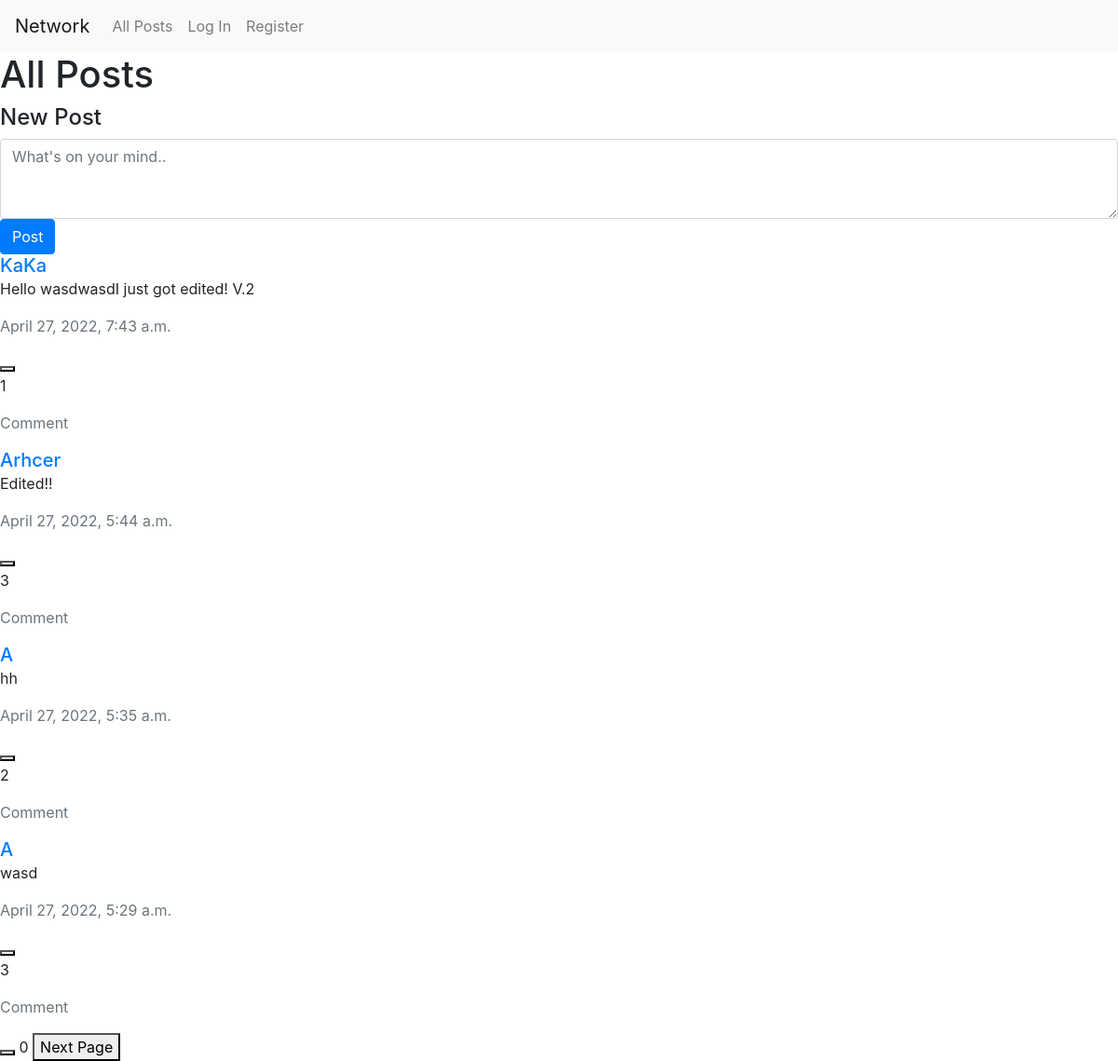
The page / on the database its author committed.
### network/models.py (models this page shows, shortened)
class BaseModel(models.Model):
    content = models.TextField()
    likes = models.PositiveIntegerField(default=0)
    date_created = models.DateTimeField(auto_now_add=True)
    class Meta:
        abstract = True

class Post(BaseModel):
    author = models.ForeignKey(
        settings.AUTH_USER_MODEL, null=True, on_delete=models.SET_NULL, related_name="post")

class User(AbstractUser):
    following = models.ManyToManyField(
        "self", null=True, blank=True, symmetrical=False, related_name="follower")
    liked_post = models.ManyToManyField(
        "Post", null=True, blank=True, related_name="liked_user")
    liked_comment = models.ManyToManyField(
        "Comment", null=True, blank=True, related_name="liked_user")

### network/views.py (the view)
# urls.py: path("", views.index, name="index"),
def index(request):
    return render(request, "network/index.html", {
        "posts": Post.objects.all().order_by("-date_created"),
        "title": "All Posts"
    })

### network/templates/network/index.html (shortened to what this page needs)
{% extends "network/layout.html" %}
{% block body %}
    <h1>{{ title }}</h1>
    <div>
        <form action="{% url 'post' %}" method="POST">
            <label for="post-content" class="form-label h4">New Post</label>
            <textarea id="post-content" name="content" rows="3" placeholder="What's on your mind.." class="form-control" required></textarea>
            <input type="submit" value="Post" class="btn btn-primary">
        </form>
        {% include "network/content.html" %}
    </div>
{% endblock %}

### network/templates/network/content.html (shortened to what this page needs)
{% for post in posts %}
    <div>
        <a href="{% url 'profile' post.author.id %}" class="h5">{{ post.author.username }}</a>
        <div class="content-container" data-id="{{ post.id }}">
            <p class="content">{{ post.content }}</p>
        </div>
        <p class="date-created text-muted">{{ post.date_created }}</p>
        <button class="like-post-btn" data-id="{{ post.id }}"></button>
        <p class="like-count">{{ post.likes }}</p>
        <p class="comment text-muted" data-id="{{ post.id }}">Comment</p>
    </div>
{% empty %}
    <h1>No post yet.</h1>
{% endfor %}
    <div id="paginator">
        <button id="previous-page"></button>
        <span id="page-number">0</span>
        <button id="next-page">Next Page</button>
    </div>

### rows shown on the page
Post: author.username "KaKa", content "Hello wasdwasdI just got edited! V.2", date_created "April 27, 2022, 7:43 a.m.", likes "1"
Post: author.username "Arhcer", content "Edited!!", date_created "April 27, 2022, 5:44 a.m.", likes "3"
Post: author.username "A", content "hh", date_created "April 27, 2022, 5:35 a.m.", likes "2"
Post: author.username "A", content "wasd", date_created "April 27, 2022, 5:29 a.m.", likes "3"

### other values the page prints
{{ title }} "All Posts"
